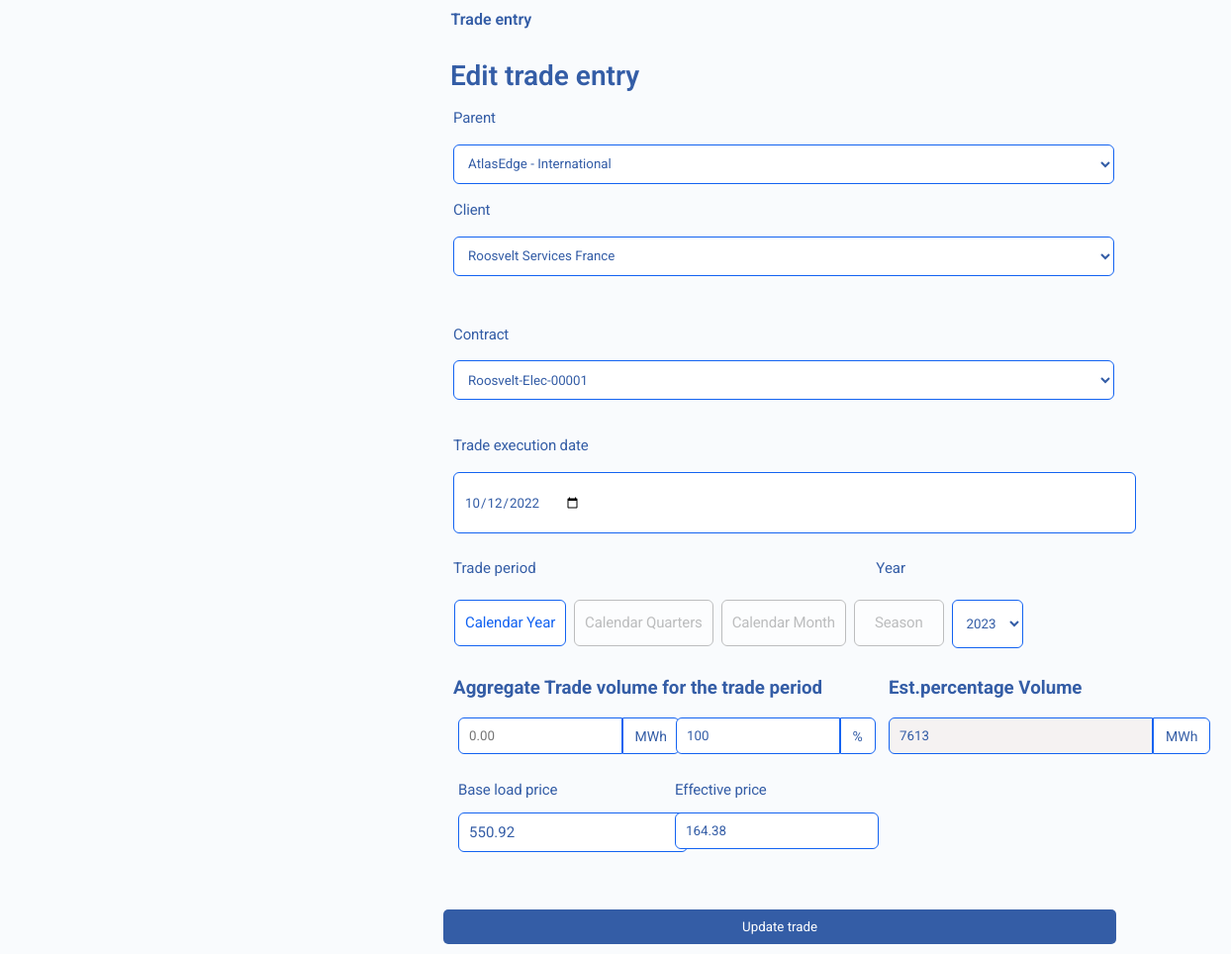
Page /edittradedesign.php?id=1 on the committed database.
### tables this page shows
CREATE TABLE `enter_trade` (
  `tradeId` int(11) NOT NULL,
  `parentId` varchar(50) DEFAULT NULL,
  `clientId` int(11) DEFAULT NULL,
  `supplycontractid` varchar(128) DEFAULT NULL,
  `mw` float(10,2) DEFAULT NULL,
  `mwh` varchar(30) DEFAULT NULL,
  `percentage` varchar(30) DEFAULT NULL,
  `tradevolume` varchar(50) DEFAULT NULL,
  `baseload` float(10,2) DEFAULT NULL,
  `effectiveprice` float(10,2) DEFAULT NULL,
  `trade` varchar(30) DEFAULT NULL,
  `tradevalue` varchar(20) DEFAULT NULL,
  `tradingId` int(11) DEFAULT NULL,
  `nustradeId` int(11) DEFAULT NULL,
  `tradeDate` varchar(30) DEFAULT NULL,
  `quartval` varchar(30) DEFAULT NULL,
  `tradequarvol` varchar(30) DEFAULT NULL,
  `tradeexecuted` enum('Executed','Cancelled') NOT NULL
);

### edittradedesign.php (the view, shortened to what this page needs)
<!DOCTYPE html>
<html lang="en">
<head>
    <link rel="stylesheet" href="css/entertrade.css">
    <link href="//cdnjs.cloudflare.com/ajax/libs/toastr.js/latest/css/toastr.min.css" rel="stylesheet"/>
</head>
<?php
  include 'includes/functions.php';
?>
<body>
    <div class="containertrade">
        <form action="updateentertrade.php" method="POST" autocomplete="off">
            <div class="header">
                <h2 class="entry">Trade entry</h2>
                <h1 class="trade">Edit trade entry</h1>
            </div>
            <?php
            $tradedata = array();
            $entertrade ="SELECT * FROM enter_trade WHERE tradeId=".$_GET['id']."";
            $resultstrade = $conn->query($entertrade);
            if ($resultstrade->num_rows > 0) {
              while($row = $resultstrade->fetch_assoc()) {
                $tradedata[] = $row;
              }
            }
            ?>
            <div class="contents">
                <div class="clientDetails">
                    <label class="clientData">Parent</label>
                        <select  id="client" name="clientcompany" onchange="parentdetails(this.value)">
                   <?php
                    $getparent =array();
                    $getparentdetails = "SELECT * FROM parentcompanydata";
                    $results = $conn->query($getparentdetails);
                        if ($results->num_rows > 0) {
                            while($row = $results->fetch_assoc()) {
                                $getparent[] = $row;
                            }
                        }
                        foreach ($getparent as $key => $valueparent) {
                          $selected ='';
                          if($valueparent['parentcompany'] == $tradedata[0]['parentId']){
                              $selected = 'selected';
                          }
                          ?>
                            <option value="<?=$valueparent['parentcompany']?>" <?=$selected?>><?=$valueparent['parentcompany']?></option>
                        <?php
                        }
                        ?>
                    </select>
                </div>
                <div class="clientDetails">
                    <label class="clientData">Client</label>
                        <select  id="client" class="clientcom" onchange="clientChange(this.value)" name="clientcompany">
                          <?php
                          $getclient = "SELECT * FROM clientcompanydata WHere state ='Active'";
                          $resultclient = $conn->query($getclient);
                          $clientdata  = array();
                          if ($resultclient->num_rows > 0) {
                            while($row = $resultclient->fetch_assoc()) {
                                $clientdata[] = $row;
                            }
                          }
                          foreach ($clientdata as $key => $valueclient) {
                          $selected ='';
                          if($valueclient['id'] == $tradedata[0]['clientId']){
                              $selected = 'selected';
                          }
                          ?>
                            <option value="<?=$valueclient['id']?>" <?=$selected?>><?=$valueclient['clientcompany']?></option>
                        <?php
                        }
                        ?>
                        </select>
                </div>
            <br>
            <div class="contractDetails">
                <label class="contractData">Contract</label>
                    <select id="contract" name='clientId' onchange="contractTerm(this.value)">
                        <?php
                          $getcontract = "SELECT * FROM nus_supply_contract";
                          $getcontract = $conn->query($getcontract);
                          $contract  = array();
                          if ($getcontract->num_rows > 0) {
                            while($row = $getcontract->fetch_assoc()) {
                                $contract[] = $row;
                            }
                          }
                          foreach ($contract as $key => $contractdata) {
                          $selected ='';
                          if($contractdata['contract_id'] == $tradedata[0]['supplycontractid']){
                              $selected = 'selected';
                          }
                          ?>
                            <option value="<?=$contractdata['contract_id']?>" <?=$selected?>><?=$contractdata['contract_id']?></option>
                        <?php
                        }
                        ?>
                    </select>
            </div>
            <div class="contractDetails">
                <label class="contractData">Trade execution date</label>
                    <input type="date" name="creationdate" class="creatdate" value="<?=date('Y-m-d',strtotime($tradedata[0]['tradeDate']))?>">
            </div>
            <div class="headers">
                <div>
                    <span class="tradePeriod">Trade period</span>
                    <span class="year">Year</span>
                </div>
            </div>
            <br>
            <div id = "checkc" style="display: inline-block;">
                        <div class="cat action">
                         <label>
                            ><span id = "yearc" class="disabledbutton act">Calendar Year</span>
                         </label>
                      </div>
                      <div class="cat action">
                         <label>
                            ><span id = "quarteryear" class="disabledbutton dis">Calendar Quarters</span>
                         </label>
                      </div>
                      <div class="cat action">
                         <label>
                            ><span id="monthsyear" class="disabledbutton dis">Calendar Month</span>
                         </label>
                      </div>
                      <div class="cat action">
                         <label>
                            ><span id = "calenderseason" class="disabledbutton dis">Season</span>
                         </label>
                      </div>
                      <div class="cat action">
                        <select id="ddlYears" name="ddlyear">
                            <?php
                            $sqlTrade = '';
                            if($tradedata[0]['trade'] == 'Calendar Yearly'){
                              $sqlTrade = "SELECT tradevalue as years FROM enter_trade WHERE tradeId = ".$_GET['id']."";
                            }
                            $contract_qry = mysqli_query($conn, $sqlTrade);
                            $arrayofyear = [];
                            while ($contract_row = mysqli_fetch_assoc($contract_qry)) {
                              $arrayofyear[] = $contract_row['years'];
                            }
                            print_r($arrayofyear);
                            $arryunique = array_unique($arrayofyear);
                            $printdata ='';
                            foreach ($arryunique as $key => $value) {
                              $printdata .='<option value='.$value.'>'.$value.'</option>';
                            }
                            echo $printdata;
                            ?>
                        </select>
                    </div>
                    </div>
                    <div class="dynamiccheckbox">
<br>
                        <div class="row">
                          <div class="col-md-8">
                            <h3 style="margin-left: 10px; color:#345DA6">Aggregate Trade volume for the trade period</h3>
                            <br>
                            <div class="row">
                              <div class="col-md-6">
                             <div class="tradevolume">
                                <div class="input-group">
                                    <input class="form-control left-border-none mwhtrade" id="tradevalue"  onkeypress="return CheckNumerics()" onkeyup="FormatCurrencys(this)" type="text" placeholder="0.00" name="mwh" value ="<?=$tradedata[0]['mwh']?>" <?=($tradedata[0]['mwh'] == '')?'readonly':''?>>
                                    <span class="input-group-addon transparent">
                                  MWh</span>
                            </div>
                          </div>
                        </div>
                        <div class="col-md-6">
                             <div class="tradevolume">
                                <div class="input-group">
                                    <input class="form-control left-border-none mwhpercentage" id="tradevalue"  placeholder="0%" type="text" name="percentage" value ="<?=$tradedata[0]['percentage']?>" <?=($tradedata[0]['percentage'] == '')?'readonly':''?> >
                                    <span class="input-group-addon transparent">
                                  %</span>
                            </div>
                          </div>
                        </div>
                            </div>
                            <div class="row baslad" style="padding-top: 10px;">
                              <div class="col-md-6">
                      <div id = "baseloadprices" class="cat action">
                            <label for="baseLoad" class= "loadprice">Base load price</label>
                            <br>
                            <input class ="loadprice" type="text" onkeypress="return CheckNumeric()" onkeyup="FormatCurrency(this)" value="<?=$tradedata[0]['baseload']?>" placeholder="0.00" name="baseload">
                      </div>
                              </div>
                              <div class="col-md-6">
                                <div id ="effectiveprices" class="cat action">
                            <label for="effectiveprice" class="effectiveprice">Effective price</label>
                            <br>
                            <input class ="effectiveprice" type="text" onkeypress="return CheckNumeric()" value="<?=$tradedata[0]['effectiveprice']?>" onkeyup="FormatCurrency(this)" placeholder="0.00" name="effectiveprice">
                          </div>
                              </div>
                            </div>
                          </div>
                          <div class="col-md-4">
                            <h3 style="color:#345DA6">Est.percentage Volume</h3>
                           <br>
                                <div class="input-group">
                                    <input class="form-control left-border-none tradevol"  type="text" value="<?=$tradedata[0]['tradevolume']?>" placeholder="0.00" name="tradevolume" readonly style="background: #f5f2f2!important" >
                                    <span class="input-group-addon transparent">
                                  MWh</span>
                            </div>
                          </div>
                        </div>
                      </div>
                    <br>
                    <br>
                            <button class="enterTradebtn">Update trade</button>
                    </div>
                    </div>
</body>
</html>

### css/entertrade.css (style rules this page uses)
* { margin: 0; padding: 0; font-family: 'Roboto', sans-serif; }
body { margin: 0px 0 0 400px; font-family: 'Roboto', sans-serif; color: #f9fbfd; }
#ddlYears { display: none; }
.containertrade { display: flex; flex-direction: column; align-items: flex-start; padding: 0px; gap: 40px; position: absolute; width: 676px; height: 668px; left: 32%; top: 10px; }
h1 { font-size: 28px; font-weight: 600; color: #345DA6; margin: 50px 0 6px 57px; }
.entry { font-size: 16px; font-weight: 600; color: #345DA6; position: absolute; top: 0%; left: 8.5%; }
span { font-size: 15px; font-weight: 400; color: #345DA6; }
.year { font-size: 15px; font-weight: 400; color: #345DA6; position: relative; left: 43%; }
.clientData { font-size: 15px; font-weight: 400; color:#345DA6; margin: 0 0 5px 10px; }
.contractData { font-size: 15px; font-weight: 400; color: #345DA6; margin: 0 0 5px 10px; }
.clientDetails { width: 800px; margin-top: 15px; }
#client { display: flex; border: #F9FBFD; padding: 10px; margin: 15px 0 0 10px; width: 668px; height: 40px; background-color: rgb(255, 255, 255); cursor: pointer; color: #345DA6; border: 1px solid #1363F1; border-radius: 6px; }
.year { display: none; }
.contractDetails { padding: 10px 0 10px 0; }
#contract { display: flex; border: beige; padding: 10px; margin: 15px 0 15px 10px; background-color: rgb(255, 255, 255); cursor: pointer; color: #345DA6; border: 1px solid #1363F1; border-radius: 6px; width: 668px; height: 40px; }
.contents { padding: 0 0 0 50px; }
#ddlYears { padding: 14.7px 10px; background-color: rgb(255, 255, 255); cursor: pointer; color: #345DA6; border: 1px solid #1363F1; border-radius: 6px; }
.headers { margin: 0 0 0 10px; }
.effectiveprice { font-weight: 400; color:#345DA6; margin: 0 0 0 10px; }
input { padding: 10px 10px; width: 245px; background-color: rgb(255, 255, 255); cursor: pointer; color: #345DA6; border: 1px solid #1363F1; border-radius: 6px; }
.enterTradebtn { padding: 10px 245px 10px 245px; margin: 10px 0 10px 0; width: 85%; background-color: #345DA6; cursor: pointer; color: white; border: none; border-radius: 5px; }
.loadprice { font-size: 15px; font-weight: 400; color:#345DA6; margin: 0 0 0 15px; }

### edittradedesign.php (style rules this page uses)
.row { display: flex; }
.col-md-8 { width: 55%; margin-right: 10px; }
.col-md-6 { width: 50%; }
.col-md-4 { width: 40%; }
.creatdate { display: flex; border: beige; padding: 10px; margin: 15px 0 15px 10px; background-color: rgb(255, 255, 255); cursor: pointer; color: #345DA6; border: 1px solid #1363F1; border-radius: 6px; width: 668px; height: 40px; }
.cat { margin: 4px; float: left; }
.cat label { float: left; line-height: 3.0em; height: 3.0em; font-size: 15px !important; }
.cat label span { text-align: center; padding: 3px 0; display: block; background-color: #fff; border-radius:6px; }
.cat input:checked + span { color: #ffffff; }
.disabledbutton { color: grey; border:1px solid grey; opacity: 0.5; }
label { color: #345DA6; font-family: 'Roboto', sans-serif; font-style: normal; font-size: 15px; font-weight: 400; line-height: 152.4%; margin-bottom: 6px; align-items: center; letter-spacing: -0.01em; padding: 0px!important; }
.tradevolume input { width: 70%; }
.action input:checked + span { background-color: #fff; opacity: 1; color: #1363F1; border: 1px solid #1363F1; padding: 0px 10px; }
body { background: #F9FBFD; }
.form-control { background-color: rgb(255, 255, 255); cursor: pointer; color: #345DA6; border: 1px solid #1363F1; border-radius: 6px 0px 0px 6px; }
.input-group-addon { background-color: rgb(255, 255, 255); cursor: pointer; color: #345DA6; border: 1px solid #1363F1; border-radius: 0 6px 6px 0; }
#calenderseason { padding: 0 20px; }
#yearc { padding: 0 10px; }
#quarteryear { padding: 0 10px; }
#monthsyear { padding: 0 10px; }
#checkc { margin: 0 0 0 7px; }
#baseloadprices { margin: 4px 0 10px 0px; }
.input-group-addon { position: absolute; top: 0; padding: 10.5px 12px; font-size: 14px; font-weight: 400; line-height: 1; text-align: center; border-radius: 0 6px 6px 0; }
.input-group { position: relative; border-collapse: separate; }
.baslad input { width: 100%; }
.tradevolume { margin:0 0 0 15px; }

### rows in the picture
enter_trade: creationdate "10/12/2022", percentage "100", baseload "550.92", effectiveprice "164.38", tradevolume "7613"

### other values in the picture
form field clientcompany "AtlasEdge - International"
form field clientcompany "Roosvelt Services France"
form field clientId "Roosvelt-Elec-00001"
form field ddlyear "2023"
